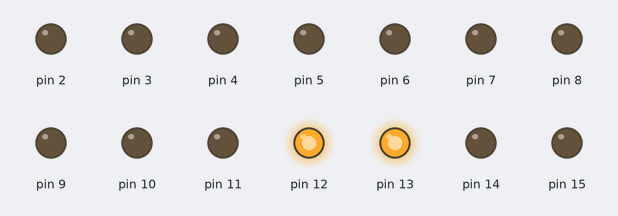
Simulated run of this sketch. Board: Arduino Uno, built with avr-gcc and run on an emulated ATmega328P. Parts: output pins drawn as LEDs (lit = HIGH).

Above: at 0.02 s.
At 0.41 s:
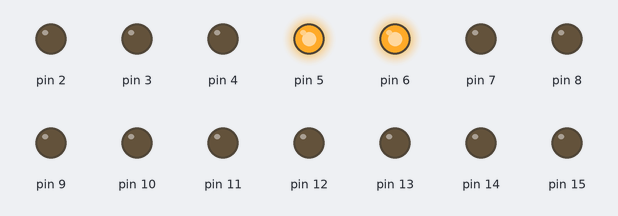
At 0.74 s:
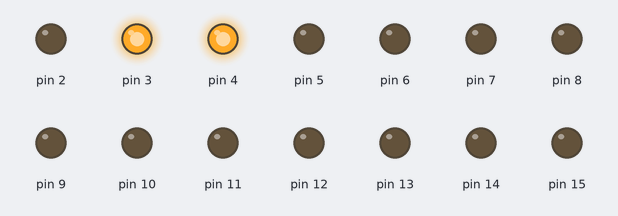
At 1.51 s:
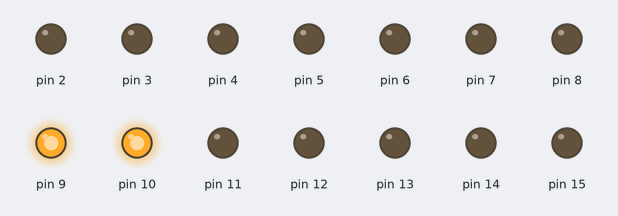
At 2.28 s:
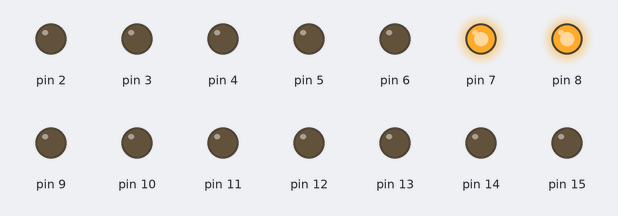
At 3.0 s:
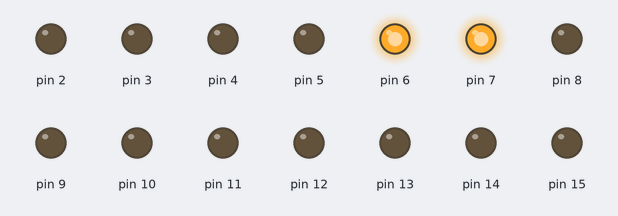
Timing chart, 0 to 3.3 s (numbered marks = the images above):
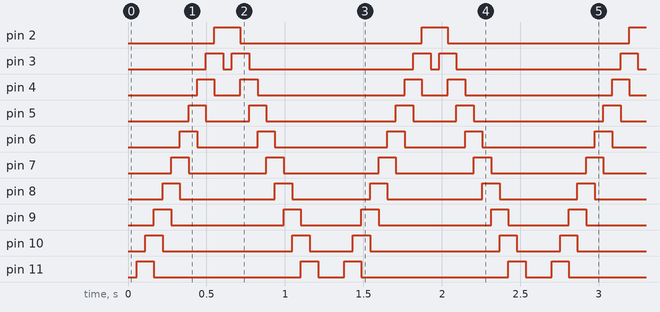

The sketch:

waves.ino
```cpp
int wave [24] [14]{
{1, 1, 0, 0, 0, 0, 0, 0, 0, 0, 0, 0, 0, 0},
{0, 1, 1, 0, 0, 0, 0, 0, 0, 0, 0, 0, 0, 0},
{0, 0, 1, 1, 0, 0, 0, 0, 0, 0, 0, 0, 0, 0},
{0, 0, 0, 1, 1, 0, 0, 0, 0, 0, 0, 0, 0, 0},
{0, 0, 0, 0, 1, 1, 0, 0, 0, 0, 0, 0, 0, 0},
{0, 0, 0, 0, 0, 1, 1, 0, 0, 0, 0, 0, 0, 0},
{0, 0, 0, 0, 0, 0, 1, 1, 0, 0, 0, 0, 0, 0},
{0, 0, 0, 0, 0, 0, 0, 1, 1, 0, 0, 0, 0, 0},
{0, 0, 0, 0, 0, 0, 0, 0, 1, 1, 0, 0, 0, 0},
{0, 0, 0, 0, 0, 0, 0, 0, 0, 1, 1, 0, 0, 0},
{0, 0, 0, 0, 0, 0, 0, 0, 0, 0, 1, 1, 0, 0},
{0, 0, 0, 0, 0, 0, 0, 0, 0, 0, 0, 1, 1, 0},
{0, 0, 0, 0, 0, 0, 0, 0, 0, 0, 0, 0, 1, 1},
{0, 0, 0, 0, 0, 0, 0, 0, 0, 0, 0, 1, 1, 0},
{0, 0, 0, 0, 0, 0, 0, 0, 0, 0, 1, 1, 0, 0},
{0, 0, 0, 0, 0, 0, 0, 0, 0, 1, 1, 0, 0, 0},
{0, 0, 0, 0, 0, 0, 0, 0, 1, 1, 0, 0, 0, 0},
{0, 0, 0, 0, 0, 0, 0, 1, 1, 0, 0, 0, 0, 0},
{0, 0, 0, 0, 0, 0, 1, 1, 0, 0, 0, 0, 0, 0},
{0, 0, 0, 0, 0, 1, 1, 0, 0, 0, 0, 0, 0, 0},
{0, 0, 0, 0, 1, 1, 0, 0, 0, 0, 0, 0, 0, 0},
{0, 0, 0, 1, 1, 0, 0, 0, 0, 0, 0, 0, 0, 0},
{0, 0, 1, 1, 0, 0, 0, 0, 0, 0, 0, 0, 0, 0},
{0, 1, 1, 0, 0, 0, 0, 0, 0, 0, 0, 0, 0, 0}
};
void setup() {
  // put your setup code here, to run once:
for (int j = 2; j <= 15; j++) {
    pinMode(j,OUTPUT);
  };
}

void loop() {
  // put your main code here, to run repeatedly:
    for (int k = 5 ; k <= 5 ; k++){
      for (int i = 23 ; i > -1 ; i = i-1 ) {

    digitalWrite(2,abs(wave[i][13-1]));
    digitalWrite(3,abs(wave[i][12-1]));
    digitalWrite(4,abs(wave[i][11-1]));
    digitalWrite(5,abs(wave[i][10-1]));
    digitalWrite(6,abs(wave[i][9-1]));
    digitalWrite(7,abs(wave[i][8-1]));
    digitalWrite(8,abs(wave[i][7-1]));
    digitalWrite(9,abs(wave[i][6-1]));
    digitalWrite(10,abs(wave[i][5-1]));
    digitalWrite(11,abs(wave[i][4-1]));
    digitalWrite(12,abs(wave[i][3-1]));
    digitalWrite(13,abs(wave[i][2-1]));
    digitalWrite(14,abs(wave[i][1-1]));
    digitalWrite(15,abs(wave[i][14-1]));
    delay(55);
    };
};

}
```

Measured:
- by itself, pin 2: alternates HIGH for 0.17 s and LOW for 1.2 s
- by itself, pin 3: repeats every 1.3 s: LOW 0.06 s, HIGH 0.11 s, LOW 1.0 s, HIGH 0.11 s
- by itself, pin 4: repeats every 1.3 s: LOW 0.17 s, HIGH 0.11 s, LOW 0.94 s, HIGH 0.11 s
- by itself, pin 5: repeats every 1.3 s: LOW 0.28 s, HIGH 0.11 s, LOW 0.83 s, HIGH 0.11 s
- by itself, pin 6: repeats every 1.3 s: LOW 0.39 s, HIGH 0.11 s, LOW 0.72 s, HIGH 0.11 s
- by itself, pin 7, pin 8: alternates HIGH for 0.11 s and LOW for 0.55 s
- by itself, pin 9: repeats every 1.3 s: LOW 0.72 s, HIGH 0.11 s, LOW 0.39 s, HIGH 0.11 s
- by itself, pin 10: repeats every 1.3 s: LOW 0.83 s, HIGH 0.11 s, LOW 0.28 s, HIGH 0.11 s
